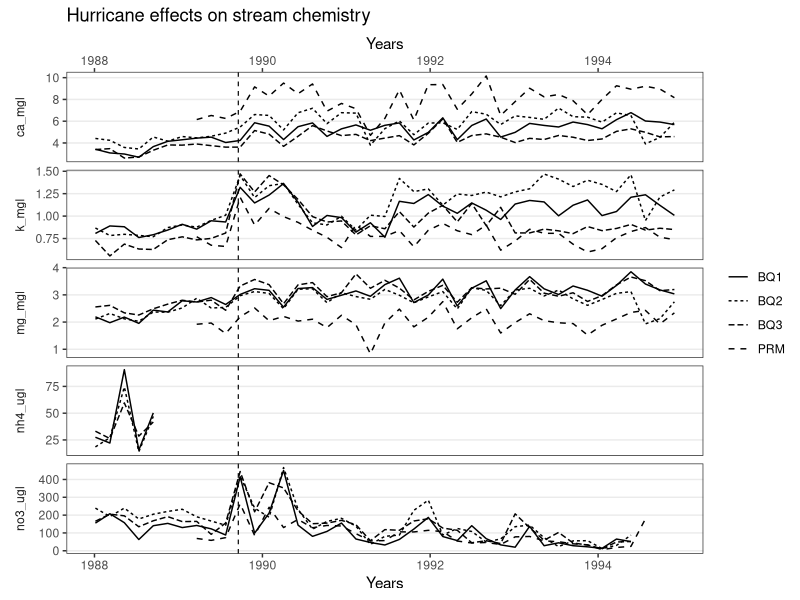

R code for this plot:
## ---- chunk 1
#| output: false

library(tidyverse)
fig3 <- read_csv("../output/clean_data.csv")


## ---- chunk 2
#| echo: false
#| warning: false

library(tidyverse)
fig3 <- read_csv("../output/clean_data.csv")

hurricane_date <- as.Date("1989-09-18")

ggplot(data = fig3, mapping = aes(
    x = window_start,
    y = concentration, 
    linetype = Site
)) + 
  
  geom_line() + 
  
  geom_vline(xintercept = hurricane_date, linetype = "dashed", linewidth = 0.4) +
  
  theme_bw() + 
  
  labs(
    title = "Hurricane effects on stream chemistry",
    x = "Years", 
    y = NULL, 
    linetype = NULL) +

  theme(
    strip.placement = "outside",
    strip.background = element_blank(),
    strip.text.y.left = element_text(angle = 90),
    panel.grid.minor = element_blank(),
    panel.grid.major.x = element_blank()) +
  
  facet_grid(vars(nutrient), scales = "free_y", switch = "y") +
  
  scale_x_date(sec.axis = dup_axis())
